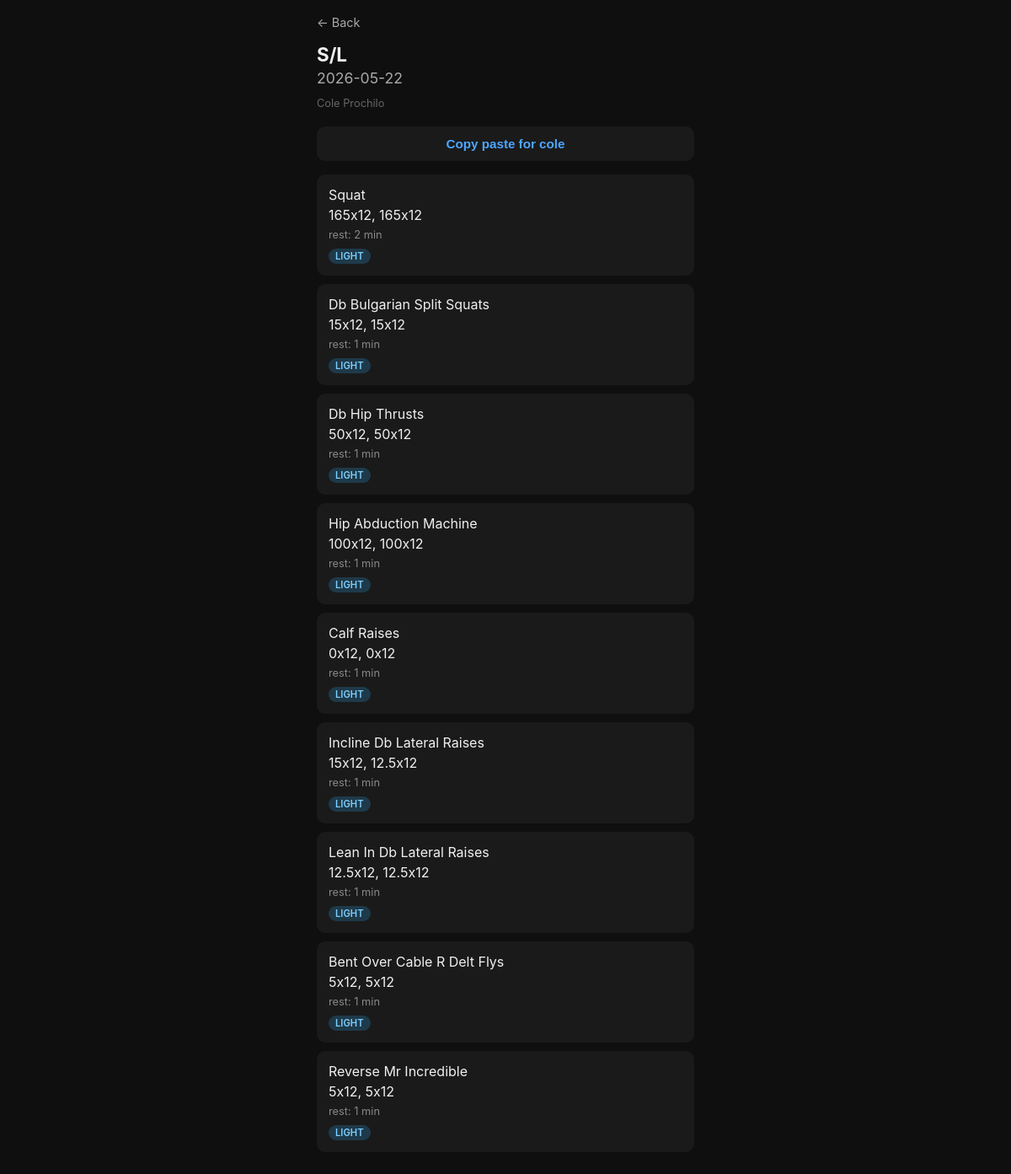
The app's page /user/1/session/38 with its own data.
### tables this page shows
CREATE TABLE workout_sessions (
    workout_id    INTEGER PRIMARY KEY AUTOINCREMENT,
    user_id       INTEGER NOT NULL REFERENCES users(user_id),
    date          TEXT NOT NULL,
    split_day     TEXT REFERENCES split_days(name)
, ended INTEGER DEFAULT 0, notes TEXT);

CREATE TABLE users (
    user_id       INTEGER PRIMARY KEY AUTOINCREMENT,
    username      TEXT NOT NULL UNIQUE,
    password_hash TEXT NOT NULL,
    date_created  TEXT NOT NULL
);

CREATE TABLE exercise_instances (
    instance_id    INTEGER PRIMARY KEY AUTOINCREMENT,
    workout_id     INTEGER NOT NULL REFERENCES workout_sessions(workout_id),
    exercise_id    INTEGER NOT NULL REFERENCES exercises(exercise_id),
    entered_name   TEXT NOT NULL,
    intensity      TEXT,
    workout_index  INTEGER,
    notes          TEXT
);

CREATE TABLE "exercises" (
    exercise_id   INTEGER PRIMARY KEY AUTOINCREMENT,
    primary_name  TEXT NOT NULL,
    muscle_group  TEXT,
    user_id       INTEGER REFERENCES users(user_id)
);

### web_app.py (the view, shortened to what this page needs)
@app.route("/user/<int:user_id>/session/<int:workout_id>")
def session_detail(user_id, workout_id):
    with get_conn() as conn:
        user = conn.execute("SELECT username FROM users WHERE user_id = ?", (user_id,)).fetchone()
        session = conn.execute(
            "SELECT workout_id, date, split_day, notes FROM workout_sessions WHERE workout_id = ? AND user_id = ?",
            (workout_id, user_id)
        ).fetchone()
        if not user or not session:
            return redirect(url_for("user_home", user_id=user_id))
        instances = conn.execute("""
            SELECT ei.workout_index, e.primary_name, ei.intensity, ei.notes, ei.instance_id
            FROM exercise_instances ei
            JOIN exercises e ON ei.exercise_id = e.exercise_id
            WHERE ei.workout_id = ?
            ORDER BY ei.workout_index
        """, (workout_id,)).fetchall()
        instance_sets = {}
        for inst in instances:
            sets = conn.execute(
                "SELECT weight, reps, rest_time, notes FROM exercise_sets WHERE instance_id = ? ORDER BY set_number",
                (inst[4],)
            ).fetchall()
            def fmt(v):
                return int(v) if v == int(v) else v
            instance_sets[inst[4]] = {
                "sets_str": ", ".join(f"{fmt(s[0])}x{fmt(s[1])}" for s in sets),
                "rest_str": ", ".join(str(fmt(s[2])) for s in sets[:-1] if s[2] is not None) or None,
                "weights": ", ".join("bw" if s[0] == 0 else str(fmt(s[0])) for s in sets),
                "reps": ", ".join(str(fmt(s[1])) for s in sets),
                "rest_export": ", ".join(str(fmt(s[2])) for s in sets[:-1] if s[2] is not None) or "",
                "set_notes": [s[3] for s in sets],
            }
        supersets = conn.execute("""
            SELECT si.superset_id, ea.primary_name, eb.primary_name, si.intensity, si.notes, si.workout_index
            FROM superset_instances si
            JOIN exercises ea ON si.exercise_id_a = ea.exercise_id
            JOIN exercises eb ON si.exercise_id_b = eb.exercise_id
            WHERE si.workout_id = ?
            ORDER BY si.workout_index
        """, (workout_id,)).fetchall()
        superset_sets = {}
    return render_template("session_detail.html", user_id=user_id, username=user[0],
                           session=session, instances=instances, instance_sets=instance_sets,
                           supersets=supersets, superset_sets=superset_sets)

### db.py (called while the page is built)
def get_conn():
    conn = sqlite3.connect(DB_PATH)
    conn.execute("PRAGMA foreign_keys = ON")
    return conn

### templates/session_detail.html (shortened to what this page needs)
{% extends "base.html" %}
{% block content %}
<a class="back-link" href="{{ url_for('user_home', user_id=user_id) }}">← Back</a>
<h1>{{ session[2] }}</h1>
<h2>{{ session[1] }}</h2>
<div class="username-tag">{{ username.title() }}</div>
{% if instances %}
<button onclick="copyForCole()" style="width:100%; background:#1a1a1a; color:#4da6ff; border:none; padding:12px; border-radius:10px; font-size:0.95rem; font-weight:600; cursor:pointer; margin-bottom:16px;">Copy paste for cole</button>
{% endif %}
{% if not instances and not supersets %}
  <p style="color:#666;">No instances logged.</p>
{% else %}
  {% set all_items = [] %}
  {% for inst in instances %}{% set _ = all_items.append(('instance', inst[5] if inst|length > 5 else loop.index, inst)) %}{% endfor %}
  {% for ss in supersets %}{% set _ = all_items.append(('superset', ss[5], ss)) %}{% endfor %}
  {% for inst in instances %}
  {% set s = instance_sets[inst[4]] %}
  <div class="card">
    <div style="font-size:1rem; margin-bottom:4px;">{{ inst[1].title() }}</div>
    <div class="set-row">{{ s.sets_str }}</div>
    {% if s.rest_str %}
      <div class="meta">rest: {{ s.rest_str }} min</div>
    {% endif %}
    <div style="margin-top:6px;">
      <span class="badge {{ inst[2] }}">{{ inst[2] }}</span>
    </div>
  </div>
  {% endfor %}
{% endif %}
{% endblock %}

### templates/base.html (style rules this page uses)
* { box-sizing: border-box; margin: 0; padding: 0; }
body { font-family: -apple-system, BlinkMacSystemFont, sans-serif; background: #0f0f0f; color: #f0f0f0; padding: 16px; max-width: 480px; margin: 0 auto; }
h1 { font-size: 1.4rem; margin-bottom: 4px; }
h2 { font-size: 1.1rem; margin-bottom: 12px; color: #aaa; font-weight: 400; }
a { color: #4da6ff; text-decoration: none; }
.card { background: #1a1a1a; border-radius: 10px; padding: 14px; margin-bottom: 10px; }
.badge { display: inline-block; font-size: 0.7rem; padding: 2px 8px; border-radius: 20px; font-weight: 600; text-transform: uppercase; }
.light { background: #1e3a4a; color: #7ecfff; }
.back-link { display: inline-block; margin-bottom: 16px; font-size: 0.9rem; color: #aaa; }
.set-row { font-size: 1rem; margin-bottom: 6px; }
.meta { font-size: 0.8rem; color: #888; margin-top: 4px; }
.username-tag { font-size: 0.8rem; color: #666; margin-bottom: 20px; }

### records on screen
workout_sessions: split_day "S/L", date "2026-05-22"
users: title "Cole Prochilo"
exercise_instances: primary_name "Squat", sets_str "165x12, 165x12", rest_str "2", intensity "LIGHT"
exercise_instances: primary_name "Db Bulgarian Split Squats", sets_str "15x12, 15x12", rest_str "1", intensity "LIGHT"
exercise_instances: primary_name "Db Hip Thrusts", sets_str "50x12, 50x12", rest_str "1", intensity "LIGHT"
exercise_instances: primary_name "Hip Abduction Machine", sets_str "100x12, 100x12", rest_str "1", intensity "LIGHT"
exercise_instances: primary_name "Calf Raises", sets_str "0x12, 0x12", rest_str "1", intensity "LIGHT"
exercise_instances: primary_name "Incline Db Lateral Raises", sets_str "15x12, 12.5x12", rest_str "1", intensity "LIGHT"
exercise_instances: primary_name "Lean In Db Lateral Raises", sets_str "12.5x12, 12.5x12", rest_str "1", intensity "LIGHT"
exercise_instances: primary_name "Bent Over Cable R Delt Flys", sets_str "5x12, 5x12", rest_str "1", intensity "LIGHT"
exercise_instances: primary_name "Reverse Mr Incredible", sets_str "5x12, 5x12", rest_str "1", intensity "LIGHT"
